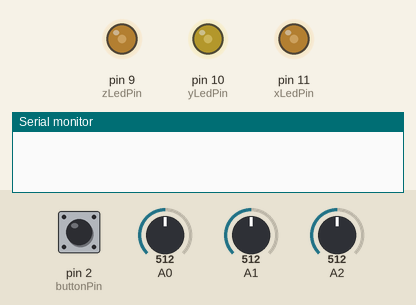
Simulated run of this sketch. Board: Arduino Uno, built with avr-gcc and run on an emulated ATmega328P. Shown: output pins drawn as LEDs (lit = HIGH), the last lines printed to the serial monitor. Inputs (shaded band) come from the test bench; at power-on: A0 = 512, A1 = 512, A2 = 512, pin 2 (buttonPin) LOW.

Above: at 2.8 s.
2.9 s: A0 set to 306
At 3.8 s:
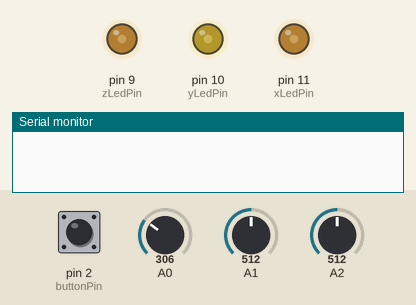
4.4 s: A1 set to 306
At 5.5 s:
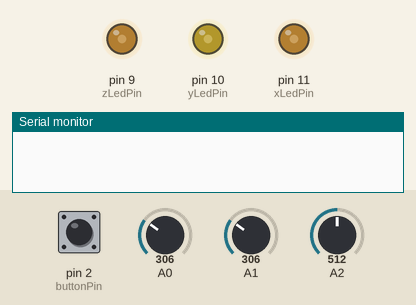
5.9 s: A2 set to 306
At 7.1 s:
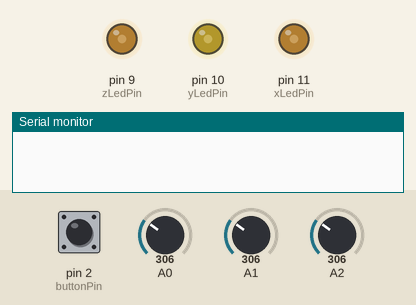
7.5 s: pin 2 (buttonPin) pulled HIGH for 1 s
At 8.9 s:
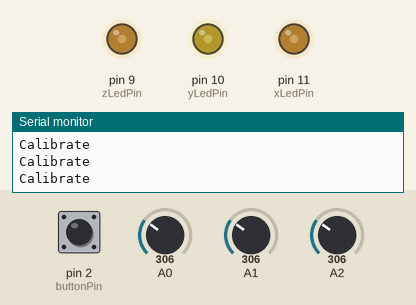
10.0 s: A0 set to 122
At 11.2 s:
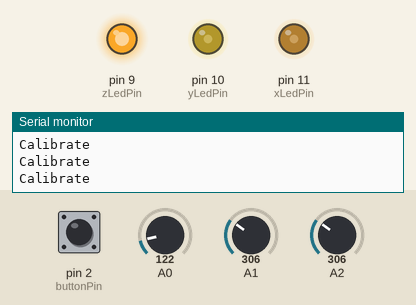
Timing chart, 0 to 12.6 s (numbered marks = the images above; inputs shaded):
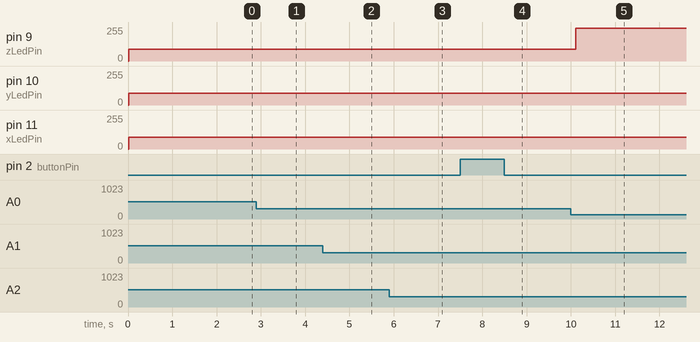

The sketch:

ADXL.ino
```cpp
// opposite wiring to tutorial
const int xInput = A2;
const int yInput = A1;
const int zInput = A0;

const int buttonPin = 2;
const int xLedPin = 11;
const int yLedPin = 10;
const int zLedPin = 9;

// Raw Ranges:
// initialise to mid-range and allow calibration to find the axis' min & max
int xRawMin = 512;
int xRawMax = 512;

int yRawMin = 512;
int yRawMax = 512;

int zRawMin = 512;
int zRawMax = 512;

// Take multiple samples to reduce noise
// number specificed below
int sampleSize = 32;

int i = 0;
int xLEDVals[10] = {0,0,0,0,0,0,0,0,0,0};
int yLEDVals[10] = {0,0,0,0,0,0,0,0,0,0};
int zLEDVals[10] = {0,0,0,0,0,0,0,0,0,0};
int xRawVals[10] = {0,0,0,0,0,0,0,0,0,0};
int yRawVals[10] = {0,0,0,0,0,0,0,0,0,0};
int zRawVals[10] = {0,0,0,0,0,0,0,0,0,0};
int xSclVals[10] = {0,0,0,0,0,0,0,0,0,0};
int ySclVals[10] = {0,0,0,0,0,0,0,0,0,0};
int zSclVals[10] = {0,0,0,0,0,0,0,0,0,0};

void setup() {

  analogReference(EXTERNAL);
  Serial.begin(9600);
  pinMode(buttonPin, INPUT);
  pinMode(xLedPin, OUTPUT);
  pinMode(yLedPin, OUTPUT);
  pinMode(zLedPin, OUTPUT);
}

void loop() {
  int xRaw = ReadAxis(xInput);
  int yRaw = ReadAxis(yInput);
  int zRaw = ReadAxis(zInput);

  // Using Low llike the tutorial just didn't make sense in my head
  // so wiring to the switch is as below:
  //  + --\/\/\------o-------GND
  //                  \------IN2
  if (digitalRead(buttonPin) == HIGH)
  {
    AutoCalibrate(xRaw, yRaw, zRaw);
  }
  else
  {
    // Convert raw values to 'milli-Gs"
    long xScaled = map(xRaw, xRawMin, xRawMax, -1000, 1000);
    long yScaled = map(yRaw, yRawMin, yRawMax, -1000, 1000);
    long zScaled = map(zRaw, zRawMin, zRawMax, -1000, 1000);


    // Convert rahighPass(w values straight to a pwm value for LEDs
    int xLED = highPass(abs(map(xRaw, zRawMin, zRawMax, -88, 88)));
    int yLED = highPass(abs(map(yRaw, zRawMin, zRawMax, -88, 88)));
    int zLED = highPass(abs(map(zRaw, zRawMin, zRawMax, -88, 88)), 80);

    analogWrite((xLedPin), xLED);
    analogWrite((yLedPin), yLED);
    analogWrite((zLedPin), zLED);


    // re-scale to fractional Gs
    float xAccel = xScaled / 1000.0;
    float yAccel = yScaled / 1000.0;
    float zAccel = zScaled / 1000.0;

    if (i = 0) {
      Serial.print("Raw Ranges: X: ");
      Serial.print(xRawMin);
      Serial.print("-");
      Serial.print(xRawMax);

      Serial.print(", Y: ");
      Serial.print(yRawMin);
      Serial.print("-");
      Serial.print(yRawMax);

      Serial.print(", Z: ");
      Serial.print(zRawMin);
      Serial.print("-");
      Serial.print(zRawMax);
      Serial.println();
      Serial.print(xRaw);
      Serial.print(", ");
      Serial.print(yRaw);
      Serial.print(", ");
      Serial.print(zRaw);


      Serial.print(" :: ");
      Serial.print(xAccel);
      Serial.print("G, ");
      Serial.print(yAccel);
      Serial.print("G, ");
      Serial.print(zAccel);
      Serial.println("G");
      Serial.print("LEDs (x,y,z)");
      Serial.print(xLED);
      Serial.print(", ");
      Serial.print(yLED);
      Serial.print(", ");
      Serial.println(zLED);
    }
    delay(100);
    i = (++i % 10);
  }
}

//
// Read "sampleSize" samples and report the average
//
int ReadAxis(int axisPin)
{
  long reading = 0;
  analogRead(axisPin);
  delay(1);
  for (int i = 0; i < sampleSize; i++)
  {
    reading += analogRead(axisPin);
  }
  return reading/sampleSize;
}

int highPass(int value) {
  return highPass(value, 15);
}

int highPass(int value, int lowLimit) {
  return value > lowLimit ? value : 0;
}

//
// Find the extreme raw readings from each axis
//
void AutoCalibrate(int xRaw, int yRaw, int zRaw)
{
  Serial.println("Calibrate");
  if (xRaw < xRawMin)
  {
    xRawMin = xRaw;
  }
  if (xRaw > xRawMax)
  {
    xRawMax = xRaw;
  }

  if (yRaw < yRawMin)
  {
    yRawMin = yRaw;
  }
  if (yRaw > yRawMax)
  {
    yRawMax = yRaw;
  }

  if (zRaw < zRawMin)
  {
    zRawMin = zRaw;
  }
  if (zRaw > zRawMax)
  {
    zRawMax = zRaw;
  }
}
```

Measured:
- after the input at 2.9 s, pin 9 (zLedPin): 89/255 → 87/255 after 0.08 s
- after the input at 4.4 s, pin 10 (yLedPin): 89/255 → 87/255 after 0.07 s
- after the input at 5.9 s, pin 11 (xLedPin): 89/255 → 87/255 after 0.05 s
- after the input at 7.5 s, pin 9 (zLedPin), pin 10 (yLedPin), pin 11 (xLedPin): 87/255 → 88/255 after 1.0 s
- after the input at 10.0 s, pin 9 (zLedPin): 88/255 → 245/255 after 0.11 s
